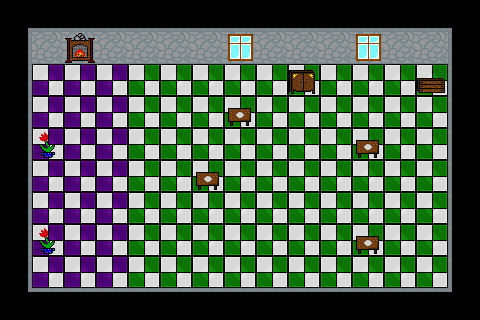

A level layout from a 2D game, rendered from its tile map. Below: a short description, then the map file with its tile-grid data intact:
An orthogonal 15x10 tile map with 32x32 px tiles, 3 tile layers (Background, Ground, Decoration) and 12 objects.

<map version="1.0" tiledversion="1.0.1" orientation="orthogonal" renderorder="left-down" width="15" height="10" tilewidth="32" tileheight="32" nextobjectid="13">
 <tileset firstgid="1" name="tileset1" tilewidth="32" tileheight="32" tilecount="256" columns="16">
  <image source="tileset1.png" width="512" height="512" />
 </tileset>
 <layer name="Background" width="15" height="10">
  <data encoding="csv">
209,210,210,210,210,210,210,210,210,210,210,210,210,210,211,
225,226,226,226,226,226,226,226,226,226,226,226,226,226,227,
225,162,162,162,163,163,163,163,163,163,163,163,163,163,227,
225,162,162,162,163,163,163,163,163,163,163,163,163,163,227,
225,162,162,162,163,163,163,163,163,163,163,163,163,163,227,
225,162,162,162,163,163,163,163,163,163,163,163,163,163,227,
225,162,162,162,163,163,163,163,163,163,163,163,163,163,227,
225,162,162,162,163,163,163,163,163,163,163,163,163,163,227,
225,162,162,162,163,163,163,163,163,163,163,163,163,163,227,
241,242,242,242,242,242,242,242,242,242,242,242,242,242,243
</data>
 </layer>
 <layer name="Ground" width="15" height="10">
  <data encoding="csv">
0,0,0,0,0,0,0,0,0,0,0,0,0,0,0,
0,0,22,0,0,0,0,56,0,0,0,56,0,0,0,
0,0,0,0,0,0,0,0,0,18,0,0,0,20,0,
0,0,0,0,0,0,0,19,0,0,0,0,0,0,0,
0,21,0,0,0,0,0,0,0,0,0,19,0,0,0,
0,0,0,0,0,0,19,0,0,0,0,0,0,0,0,
0,0,0,0,0,0,0,0,0,0,0,0,0,0,0,
0,21,0,0,0,0,0,0,0,0,0,19,0,0,0,
0,0,0,0,0,0,0,0,0,0,0,0,0,0,0,
0,0,0,0,0,0,0,0,0,0,0,0,0,0,0
</data>
 </layer>
 <layer name="Decoration" width="15" height="10">
  <data encoding="csv">
0,0,0,0,0,0,0,0,0,0,0,0,0,0,0,
0,0,0,0,0,0,0,0,0,0,0,0,0,0,0,
0,0,0,0,0,0,0,0,0,0,0,0,0,0,0,
0,0,0,0,0,0,0,0,0,0,0,0,0,0,0,
0,0,0,0,0,0,0,0,0,0,0,0,0,0,0,
0,0,0,0,0,0,0,0,0,0,0,0,0,0,0,
0,0,0,0,0,0,0,0,0,0,0,0,0,0,0,
0,0,0,0,0,0,0,0,0,0,0,0,0,0,0,
0,0,0,0,0,0,0,0,0,0,0,0,0,0,0,
0,0,0,0,0,0,0,0,0,0,0,0,0,0,0
</data>
 </layer>
 <objectgroup name="MAP_COLLISION">
  <object id="1" x="291" y="70" width="24" height="24" />
  <object id="2" x="420" y="80" width="24" height="11" />
  <object id="3" x="355" y="139" width="24" height="18" />
  <object id="4" x="229" y="108" width="22" height="17" />
  <object id="5" x="195" y="172" width="22" height="18" />
  <object id="6" x="356" y="236" width="22" height="17" />
  <object id="7" x="38" y="228" width="20" height="25" />
  <object id="8" x="39" y="134" width="18" height="21" />
  <object id="9" x="32" y="32" width="416" height="32" />
  <object id="10" x="448" y="32" width="32" height="256" />
  <object id="11" x="32" y="288" width="416" height="32" />
  <object id="12" x="0" y="64" width="32" height="224" />
 </objectgroup>
</map>
